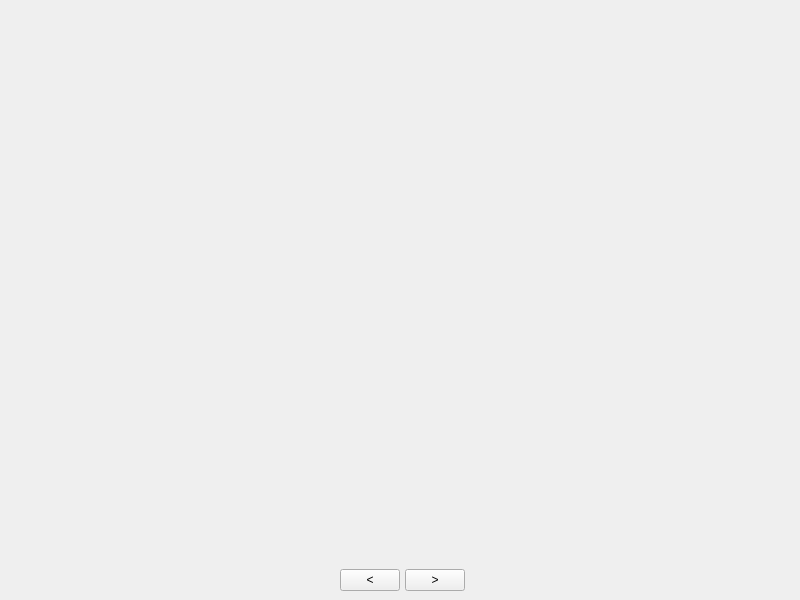
<?xml version="1.0" encoding="UTF-8"?>
<ui version="4.0">
 <class>MainWindow</class>
 <widget class="QMainWindow" name="MainWindow">
  <property name="geometry">
   <rect>
    <x>0</x>
    <y>0</y>
    <width>800</width>
    <height>600</height>
   </rect>
  </property>
  <property name="windowTitle">
   <string>Image Viewer</string>
  </property>
  <widget class="QWidget" name="centralwidget">
   <layout class="QVBoxLayout" name="verticalLayout" stretch="20,1">
    <property name="spacing">
     <number>6</number>
    </property>
    <property name="leftMargin">
     <number>6</number>
    </property>
    <property name="topMargin">
     <number>6</number>
    </property>
    <property name="rightMargin">
     <number>6</number>
    </property>
    <property name="bottomMargin">
     <number>6</number>
    </property>
    <item>
     <widget class="QLabel" name="label">
      <property name="text">
       <string/>
      </property>
      <property name="alignment">
       <set>Qt::AlignCenter</set>
      </property>
      <property name="margin">
       <number>0</number>
      </property>
     </widget>
    </item>
    <item>
     <layout class="QFormLayout" name="formLayout">
      <property name="labelAlignment">
       <set>Qt::AlignCenter</set>
      </property>
      <property name="formAlignment">
       <set>Qt::AlignCenter</set>
      </property>
      <property name="horizontalSpacing">
       <number>5</number>
      </property>
      <property name="verticalSpacing">
       <number>0</number>
      </property>
      <property name="topMargin">
       <number>0</number>
      </property>
      <property name="bottomMargin">
       <number>0</number>
      </property>
      <item row="0" column="0">
       <widget class="QPushButton" name="btn_left">
        <property name="maximumSize">
         <size>
          <width>60</width>
          <height>16777215</height>
         </size>
        </property>
        <property name="text">
         <string>&lt;</string>
        </property>
       </widget>
      </item>
      <item row="0" column="1">
       <widget class="QPushButton" name="btn_right">
        <property name="maximumSize">
         <size>
          <width>60</width>
          <height>16777215</height>
         </size>
        </property>
        <property name="text">
         <string>&gt;</string>
        </property>
       </widget>
      </item>
     </layout>
    </item>
   </layout>
  </widget>
 </widget>
 <resources/>
 <connections/>
</ui>
